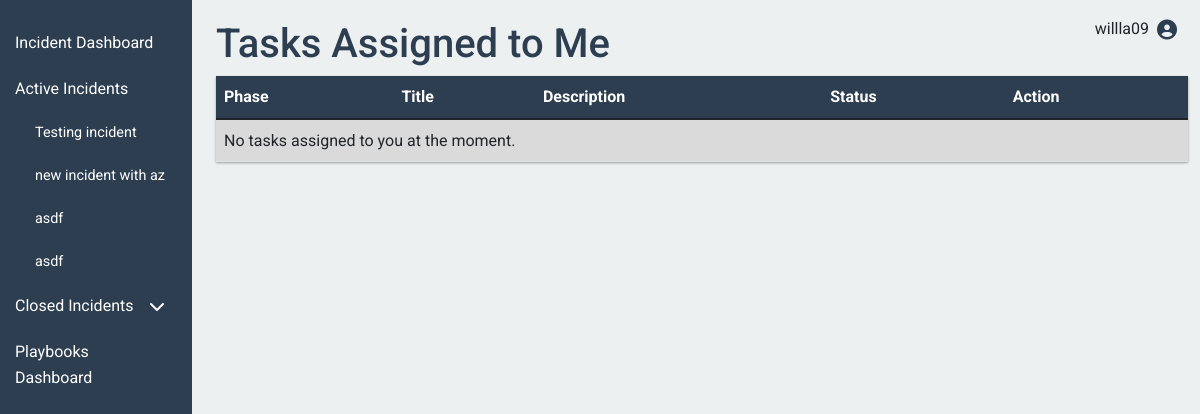
Screenshot of /assigned_tasks (signed in) with the database file from the repository.
### models.py (models this page shows, shortened)
class Incident(db.Model):
    id = db.Column(db.Integer, primary_key=True)
    title = db.Column(db.String(100), nullable=False)
    severity = db.Column(db.String(50), nullable=False)
    description = db.Column(db.Text, nullable=False)
    handler = db.Column(db.String(100), nullable=False)
    date_created = db.Column(db.DateTime, default=datetime.utcnow)
    status = db.Column(db.String(20), default='in-progress')
    actions = db.relationship('Action', back_populates='incident', cascade='all, delete-orphan')

class User(UserMixin, db.Model):
    id = db.Column(db.Integer, primary_key=True)
    username = db.Column(db.String(80), unique=True, nullable=False)
    password = db.Column(db.String(255), nullable=False)

### routes.py (the view)
@main_bp.route('/assigned_tasks')
@login_required
def assigned_tasks():
    tasks = TaskNotification.query.filter_by(user_id=current_user.id, is_read=False).order_by(TaskNotification.created_at.desc()).all()
    return render_template('assigned_tasks.html', tasks=tasks)

### app.py (called while the page is built)
def create_app():
    app = Flask(__name__)
    app.config['SQLALCHEMY_DATABASE_URI'] = os.getenv('DATABASE_URL', 'sqlite:///incidents.db')
    app.config['SECRET_KEY'] = os.getenv('SECRET_KEY', 'your-secret-key')
    db.init_app(app)
    migrate.init_app(app, db)
    login_manager.init_app(app)
    login_manager.login_view = 'main.login'
    from models import User
    from routes import main_bp
    app.register_blueprint(main_bp)
    @login_manager.user_loader
    def load_user(user_id):
        return db.session.get(User, int(user_id))
    return app

### routes.py (called while the page is built)
@main_bp.before_request
def before_request():
    g.active_incidents = Incident.query.filter_by(status='in-progress').all()
    g.closed_incidents = Incident.query.filter_by(status='closed').all()
    g.playbooks = db.session.query(Playbook.name).distinct().all()

### templates/assigned_tasks.html (shortened to what this page needs)
{% extends "base.html" %}
{% block content %}
<h1>Tasks Assigned to Me</h1>
<table class="table table-striped">
    <thead>
        <tr>
            <th>Phase</th>
            <th>Title</th>
            <th>Description</th>
            <th>Status</th>
            <th>Action</th>
        </tr>
    </thead>
    <tbody>
        {% for task in tasks %}
        <tr>
            <td>{{ task.action.phase }}</td>
            <td>{{ task.action.title if task.action else 'N/A' }}</td>
            <td>{{ task.action.description if task.action else 'N/A' }}</td>
            <td>
                <select class="form-control status-select" data-task-id="{{ task.id }}">
                    <option value="Not Started" {% if task.action.status == 'Not Started' %}selected{% endif %}>Not Started</option>
                    <option value="In Progress" {% if task.action.status == 'In Progress' %}selected{% endif %}>In Progress</option>
                    <option value="Completed" {% if task.action.status == 'Completed' %}selected{% endif %}>Completed</option>
                </select>
            </td>
            <td>
                <button class="btn btn-danger btn-sm delete-task" data-task-id="{{ task.id }}">Delete</button>
            </td>
        </tr>
        {% else %}
        <tr>
            <td colspan="5">No tasks assigned to you at the moment.</td>
        </tr>
        {% endfor %}
    </tbody>
</table>
{% endblock %}

### templates/base.html (shortened to what this page needs)
<!DOCTYPE html>
<html lang="en">
<head>
    <link href="https://cdn.jsdelivr.net/npm/bootstrap@5.1.3/dist/css/bootstrap.min.css" rel="stylesheet">
    <link rel="stylesheet" href="https://cdnjs.cloudflare.com/ajax/libs/font-awesome/6.1.1/css/all.min.css">
    <link rel="stylesheet" href="{{ url_for('static', filename='css/style.css') }}">
</head>
<body>
    <div class="container-fluid">
        <div class="row">
            <nav id="sidebar" class="col-md-3 col-lg-2 d-md-block sidebar">
                <div class="position-sticky">
                    <ul class="nav flex-column">
                        <li class="nav-item">
                            <a class="nav-link {% if request.endpoint == 'main.dashboard' %}active{% endif %}" href="{{ url_for('main.dashboard') }}">
                                Incident Dashboard
                            </a>
                        </li>
                        <li class="nav-item">
                            <a class="nav-link">Active Incidents</a>
                            <ul class="nav flex-column sidebar-submenu">
                                {% for incident in g.active_incidents %}
                                <li class="nav-item">
                                    <a class="nav-link sidebar-incident" href="{{ url_for('main.active_incident', id=incident.id) }}">
                                        {{ incident.title }}
                                    </a>
                                </li>
                                {% endfor %}
                            </ul>
                        </li>
                        <li class="nav-item">
                            <a class="nav-link d-flex justify-content-between align-items-center" href="#" data-bs-toggle="collapse" data-bs-target="#closedIncidents">
                                Closed Incidents
                                <i class="fas fa-chevron-down"></i>
                            </a>
                        </li>
                        <li class="nav-item">
                            <a class="nav-link {% if request.endpoint == 'main.playbooks' %}active{% endif %}" href="{{ url_for('main.playbooks') }}">
                                Playbooks Dashboard
                            </a>
                        </li>
                    </ul>
                </div>
            </nav>
            <main class="col-md-9 ms-sm-auto col-lg-10 px-md-4">
                {% block content %}{% endblock %}
            </main>
        </div>
    </div>
    <div class="user-profile-icon">
        <div class="dropdown">
            <a class="btn dropdown-toggle d-flex align-items-center" href="#" role="button" id="userDropdown" data-bs-toggle="dropdown" aria-expanded="false">
                {% if current_user.is_authenticated %}
                    <span class="me-2">{{ current_user.username }}</span>
                {% else %}
                    <span class="me-2">Guest</span>
                {% endif %}
                <i class="fas fa-user-circle fa-lg"></i>
            </a>
        </div>
    </div>
</body>
</html>

### static/css/style.css (style rules this page uses)
:root { --primary-color: #3498db; --secondary-color: #2c3e50; --background-color: #ecf0f1; --text-color: #34495e; --accent-color: #e74c3c; --border-color: #bdc3c7; }
.user-profile-icon { position: fixed; top: 10px; right: 10px; z-index: 1000; }
.user-profile-icon .dropdown-toggle::after { display: none; }
.user-profile-icon .fa-user-circle { color: var(--secondary-color); }
.nav-link .fas { margin-left: 5px; transition: transform 0.3s ease; }
body { font-family: 'Roboto', Arial, sans-serif; line-height: 1.6; margin: 0; padding: 0; background-color: var(--background-color); color: var(--text-color); }
.container-fluid { padding: 0; }
#sidebar { background-color: var(--secondary-color); color: white; min-height: 100vh; padding-top: 20px; }
#sidebar .nav-link { color: white; padding: 10px 15px; }
.sidebar-submenu { padding-left: 20px; }
.sidebar-incident { color: #adb5bd; font-size: 0.9em; padding: 5px 15px; transition: all 0.3s ease; }
main { padding: 20px; }
h1, h2, h3 { color: var(--secondary-color); }
.table { background-color: white; box-shadow: 0 1px 3px rgba(0,0,0,0.12), 0 1px 2px rgba(0,0,0,0.24); }
.table thead th { background-color: var(--secondary-color); color: white; }
.table-striped tbody tr:nth-of-type(odd) { background-color: rgba(0, 0, 0, 0.05); }
.table-striped tbody tr td { background-color: inherit; }

### rows the page displays
Incident: title "Testing incident"
Incident: title "new incident with az"
Incident: title "asdf"
Incident: title "asdf"
User: username "willla09"
